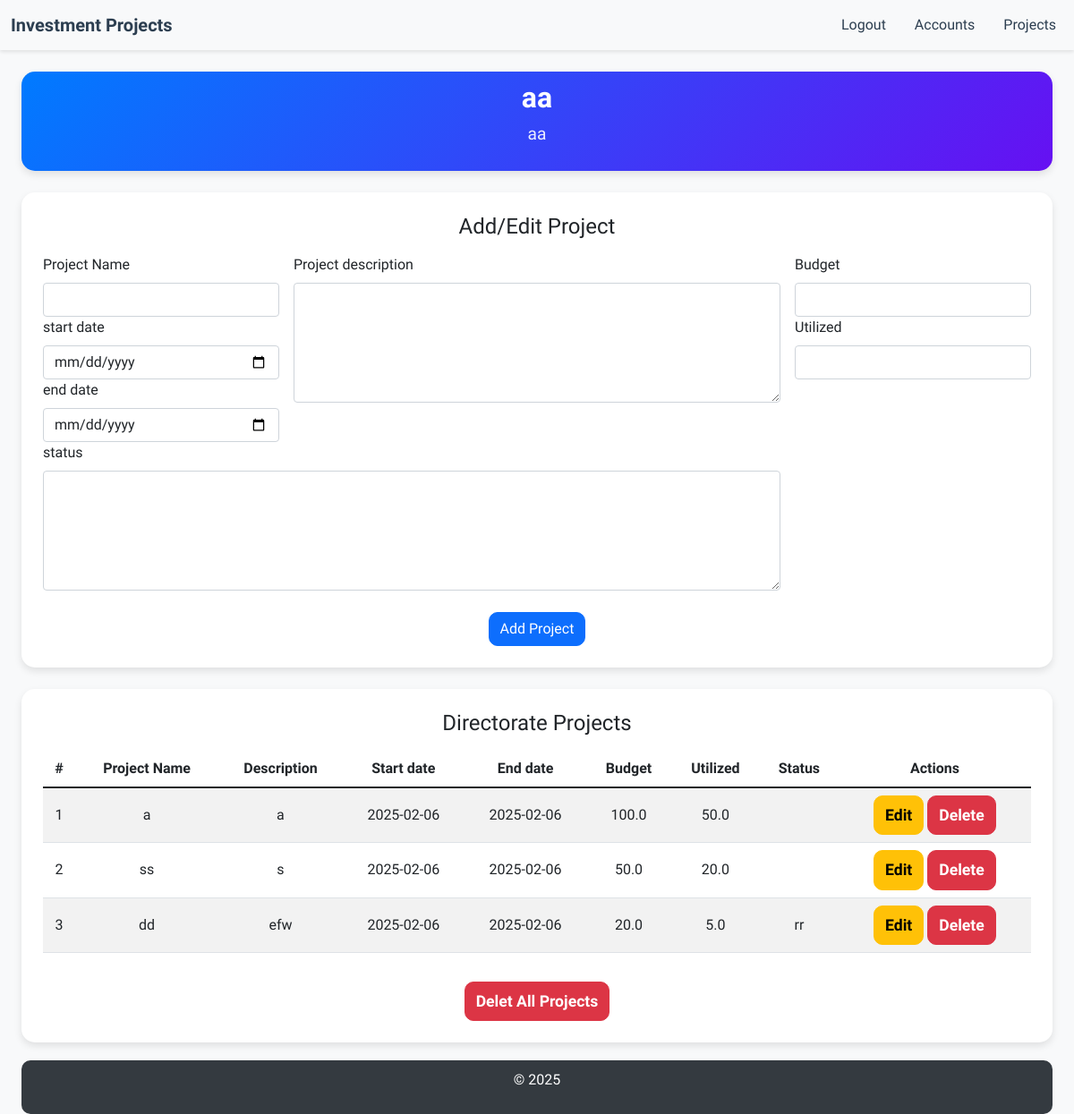
Before: /projects/2 (signed in) with the older database file.
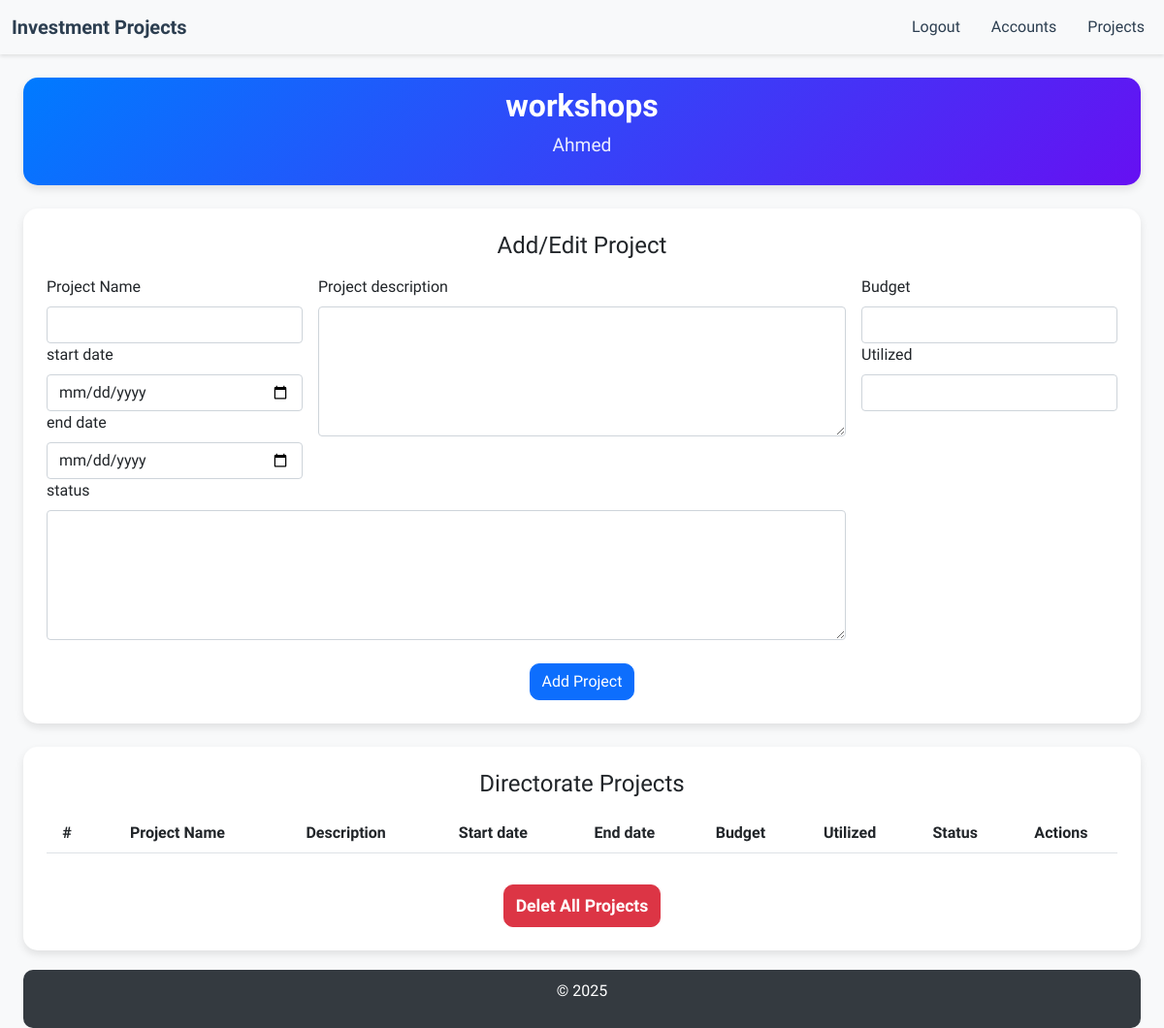
After: the same page with the newer database file.
### models.py (models this page shows, shortened)
class User(UserMixin, db.Model):
    __tablename__ = 'user'  # Explicitly set the table name
    id = db.Column(db.Integer, primary_key=True)
    username = db.Column(db.String(80), unique=True, nullable=False)
    email = db.Column(db.String(120), unique=True, nullable=True)
    code = db.Column(db.String(20), nullable=False)
    directorate = db.Column(db.String(150), unique=True, nullable=True)
    password = db.Column(db.String(120), nullable=False)
    is_approved = db.Column(db.Boolean, default=False)  # For admin approval
    is_active = db.Column(db.Boolean, default=True)    # For user activation status
    projects = db.relationship('Project', backref='user', lazy=True, cascade='all, delete-orphan')

class Project(db.Model):
    __tablename__ = 'project'  # Explicitly set the table name
    id = db.Column(db.Integer, primary_key=True)
    name = db.Column(db.String(100), nullable=False)
    description = db.Column(db.Text, nullable=True)
    startdate = db.Column(db.Date, nullable=True)  # start date of the project
    duedate = db.Column(db.Date, nullable=True)  # Due date of the project
    created_at = db.Column(db.DateTime, default=datetime.utcnow)  # Date the project was created
    budget = db.Column(db.Float, nullable=True, default=0.0)  # Budget for the project
    utilized = db.Column(db.Float, nullable=True, default=0.0)  # Utilized amount
    budgetus = db.Column(db.Float, nullable=True, default=0.0)  # Budget for the project
    utilizedus = db.Column(db.Float, nullable=True, default=0.0)  # Utilized amount
    remarks = db.Column(db.Text, nullable=True)  # Long text for remarks
    user_id = db.Column(db.Integer, db.ForeignKey('user.id'), nullable=False)

### routes.py (the view)
    @app.route('/projects/<int:user_id>')
    @login_required
    def admin_projects(user_id):
        if current_user.username != 'admin':
            flash('You do not have permission to access this page.', 'danger')
            return redirect(url_for('login'))
        user = User.query.get_or_404(user_id)
        projects = Project.query.filter_by(user_id=user.id).all()
        return render_template('projects.html', user=user, projects=projects)

### app.py (called while the page is built)
@login_manager.user_loader
def load_user(user_id):
    return User.query.get(int(user_id))

### templates/projects.html (shortened to what this page needs)
{% extends "base.html" %}
{% block content %}
<div class="container">
    <header class="header-container mb-4">
        <h1>{{ user.directorate }}</h1>
        <p>{{ user.username }}</p>
    </header>
    <div class="card p-4 mb-4">
        <h4 class="text-center text-dark mb-3">Add/Edit Project</h4>
            <form id="projectForm">
                <div class="row g-3">
                    <div class="col-md-3">
                        <label for="name" class="form-label"> Project Name</label>
                        <input type="text" class="form-control" id="name" name="name" required>
                        <label for="startdate" class="form-label">start date</label>
                        <input type="date" class="form-control" id="startdate" name="startdate" required>
                        <label for="duedate" class="form-label">end date</label>
                        <input type="date" class="form-control" id="duedate" name="duedate" required>
                    </div>
                    <div class="col-md-6">
                        <label for="description" class="form-label">Project description </label>
                        <textarea type="text" class="form-control" id="description" name="description" rows="5"></textarea>
                    </div>
                    <div class="col-md-3">
                        <label for="budget" class="form-label">Budget</label>
                        <input type="number" class="form-control" id="budget" name="budget" step="0.01" required>
                        <label for="utilized" class="form-label">Utilized</label>
                        <input type="number" class="form-control" id="utilized" name="utilized" step="0.01" required>
                    </div>
                </div>
                <div class="row g-3">
                    <div class="col-md-9">
                        <label for="remarks" class="form-label">status</label>
                        <textarea class="form-control" id="remarks" name="remarks" rows="5"></textarea>
                    </div>
                </div>
                <div class="text-center mt-4">
                    <button type="submit" class="btn btn-primary" id="submitButton">
                        Add Project
                    </button>
                </div>
            </form>
        </div>
    <div class="card p-4">
        <h4 class="text-center text-dark mb-3">Directorate Projects</h4>
            <table class="table table-striped table-hover">
                <thead>
                    <tr>
                        <th>#</th>
                        <th>Project Name</th>
                        <th>Description</th>
                        <th>Start date</th>
                        <th>End date </th>
                        <th>Budget</th>
                        <th>Utilized</th>
                        <th>Status</th>
                        <th>Actions</th>
                    </tr>
                </thead>
                <tbody id="projectTableBody">
                    {% for project in projects %}
                    <tr id="project-{{ project.id }}">
                        <td>{{ loop.index }}</td>
                        <td>{{ project.name }}</td>
                        <td style="white-space: pre-line;">{{ project.description }}</td>
                        <td>{{ project.startdate}}</td>
                        <td>{{ project.duedate}}</td>
                        <td>{{ project.budget }}</td>
                        <td>{{ project.utilized }}</td>
                        <td style="white-space: pre-line;">{{ project.remarks }}</td>
                        <td>
                            <button class="btn btn-sm btn-warning edit-btn" data-id="{{ project.id }}">
                                Edit
                            </button>
                            <button class="btn btn-sm btn-danger delete-btn" data-id="{{ project.id }}">
                                Delete
                            </button>
                        </td>
                    </tr>
                    {% endfor %}
                </tbody>
            </table>
            <div class="text-center mt-3">
                <button type="button" class="btn btn-danger" id="deleteAllProjects">Delet All Projects</button>
            </div>
    </div>
    <footer>
        <p>&copy; 2025 </p>
    </footer>
</div>
{% endblock %}

### templates/base.html (shortened to what this page needs)
<!DOCTYPE html>
<html lang="en">
<head>
    <link href="https://cdn.jsdelivr.net/npm/bootstrap@5.1.3/dist/css/bootstrap.min.css" rel="stylesheet">
</head>
<body>
    <nav class="navbar navbar-expand-lg navbar-light bg-light">
        <div class="container-fluid">
            <a class="navbar-brand" href="{{ url_for('login') }}">Investment Projects</a>
            <div class="collapse navbar-collapse" id="navbarNav">
                <div class="navbar-nav ms-auto">
                    {% if current_user.is_authenticated %}
                        <a class="nav-link" href="{{ url_for('logout') }}">Logout</a>
                    {% else %}
                        <a class="nav-link" href="{{ url_for('login') }}">Login</a>
                        <a class="nav-link" href="{{ url_for('register') }}">Register</a>
                    {% endif %}
                    {% if current_user.username == 'admin' %}
                        <a class="nav-link" href="{{ url_for('admin') }}">Accounts</a>
                        <a class="nav-link" href="{{ url_for('admin_index') }}">Projects</a>
                    {% endif %}
                </div>
            </div>
        </div>
    </nav>
    <div class="container mt-4">
        {% block content %}{% endblock %}
    </div>
</body>
</html>

### templates/base.html (style rules this page uses)
body { font-family: 'Tajawal', sans-serif; background-color: #f8f9fa; }
.navbar { box-shadow: 0 2px 4px rgba(0, 0, 0, 0.1); }
.navbar-brand { font-weight: 700; color: #2c3e50 !important; }
.nav-link { color: #2c3e50 !important; font-weight: 500; margin-left: 1rem; }
.container { max-width: 1200px; }
.card { border: none; border-radius: 12px; box-shadow: 0 4px 8px rgba(0, 0, 0, 0.1); transition: transform 0.2s; }

### templates/projects.html (style rules this page uses)
.card { border-radius: 15px; box-shadow: 0 4px 8px rgba(0, 0, 0, 0.1); }
.btn { border-radius: 10px; }
.table th, .table td { vertical-align: middle; text-align: center; }
.btn-warning, .btn-danger { font-size: 1.1rem; padding: 8px 12px; font-weight: bold; }
.header-container { background: linear-gradient(135deg, #007bff, #6610f2); color: white; padding: 10px; border-radius: 15px; text-align: center; box-shadow: 0 4px 8px rgba(0, 0, 0, 0.1); }
.header-container h1 { font-size: 2rem; font-weight: bold; }
.header-container p { font-size: 1.2rem; opacity: 0.9; }
footer { text-align: center; margin-top: 20px; padding: 10px; background-color: #343a40; color: white; border-radius: 10px; }

Changed rows visible on the page:
removed Project: name "a", description "a", startdate "2025-02-06", duedate "2025-02-06", budget "100.0", utilized "50.0"
removed Project: name "ss", description "s", startdate "2025-02-06", duedate "2025-02-06", budget "50.0", utilized "20.0"
removed Project: name "dd", description "efw", startdate "2025-02-06", duedate "2025-02-06", budget "20.0", utilized "5.0", remarks "rr"
changed User: directorate "aa" → "workshops"; username "aa" → "Ahmed"
